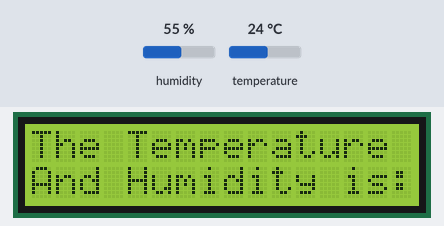
Bench run of a sketch on a simulated Arduino Uno, built with avr-gcc and run on an emulated ATmega328P. On the bench: 16×2 character LCD. Inputs (shaded band) come from the test bench; at power-on: humidity 55 %, temperature 24 °C. What the sketch prints to the serial monitor is not drawn.

Above: at 2.2 s.
At 17.5 s:
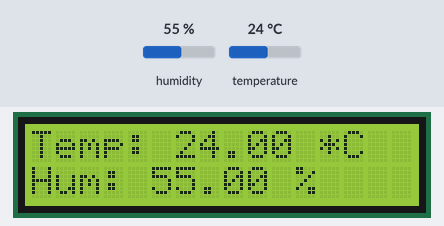
17.6 s: humidity set to 22 %
At 25.6 s:
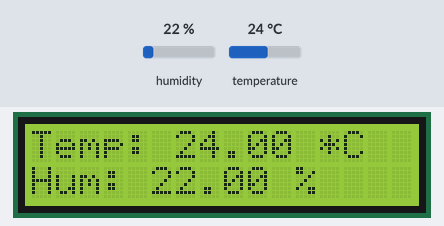
31.9 s: temperature set to 12 °C
At 45.5 s:
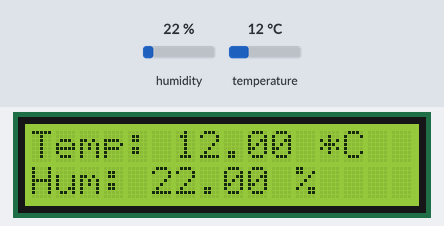
Timing chart, 0 to 47.0 s (numbered marks = the images above; inputs shaded):
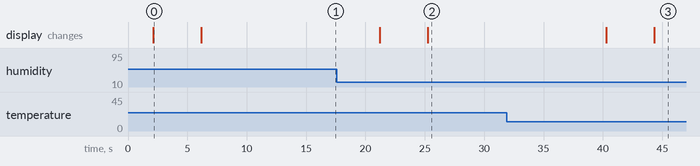

The sketch:

Temp_Humidity_Sensor_1.ino
```cpp
#include <Wire.h>
#include <LiquidCrystal_I2C.h>
#include <DHT.h>

// Define I2C LCD address and initialize
LiquidCrystal_I2C lcd(0x27, 16, 2); // Change 0x27 to your I2C address if needed

// DHT sensor settings
#define DHTPIN 2    // DHT11 data pin connected to Arduino pin 2
#define DHTTYPE DHT11
DHT dht(DHTPIN, DHTTYPE);

void setup() {
  // Initialize Serial Monitor
  Serial.begin(9600);
  Serial.println("Initializing...");

  // Initialize the DHT sensor
  dht.begin();

  // Initialize the LCD screen
  lcd.init();
  lcd.backlight();
  delay(2000);  // Delay to see startup message
  lcd.clear();
}

void loop() {
  // Read temperature and humidity from DHT11
  float temperature = dht.readTemperature();
  float humidity = dht.readHumidity();

  // Check if readings failed
  if (isnan(temperature) || isnan(humidity)) {
    Serial.println("Failed to read from DHT sensor!");
    lcd.setCursor(0, 0);
    lcd.print("DHT11 Error");
    delay(2000);
    lcd.clear();
    return;
  }

  // Print readings to Serial Monitor
  Serial.print("Temperature: ");
  Serial.print(temperature);
  Serial.println(" *C");
  Serial.print("Humidity: ");
  Serial.print(humidity);
  Serial.println(" %");

  // Display "The temperature and humidity is..." on the first row
  lcd.setCursor(0, 0); // Set to first row
  lcd.print("The Temperature");

  lcd.setCursor(0, 1); // Set to second row
  lcd.print("And Humidity is:");

  delay(4000); // Pause before displaying readings

  // Display temperature and humidity readings on the LCD
  lcd.clear();
  lcd.setCursor(0, 0); // Set to first row
  lcd.print("Temp: ");
  lcd.print(temperature);
  lcd.print(" *C");

  lcd.setCursor(0, 1); // Set to second row
  lcd.print("Hum: ");
  lcd.print(humidity);
  lcd.print(" %");

  delay(15000); // Update every 15 seconds
}
```

Measured:
- after the input at 17.6 s, the display: first differs from a run without the input after 7.6 s (image 2)
- after the input at 31.9 s, the display: first differs from a run without the input after 12.4 s (image 3)
- what the display in image 0 shows lasts 4.1 s, from 2.1 s to 6.2 s
